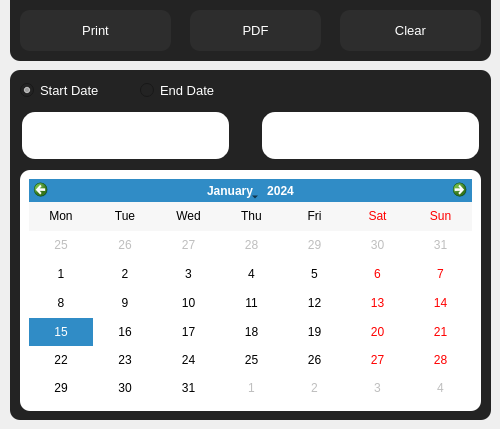
                     <widget class="QFrame" name="bottom">
                      <property name="minimumSize">
                       <size>
                        <width>0</width>
                        <height>300</height>
                       </size>
                      </property>
                      <property name="maximumSize">
                       <size>
                        <width>16777215</width>
                        <height>500</height>
                       </size>
                      </property>
                      <property name="frameShape">
                       <enum>QFrame::NoFrame</enum>
                      </property>
                      <widget class="QFrame" name="frame_6">
                       <property name="geometry">
                        <rect>
                         <x>20</x>
                         <y>170</y>
                         <width>461</width>
                         <height>241</height>
                        </rect>
                       </property>
                       <property name="styleSheet">
                        <string notr="true">QFrame{
	background-color: rgb(255, 255, 255);
	border-radius: 10px;
}</string>
                       </property>
                       <property name="frameShape">
                        <enum>QFrame::NoFrame</enum>
                       </property>
                       <property name="frameShadow">
                        <enum>QFrame::Raised</enum>
                       </property>
                       <layout class="QVBoxLayout" name="verticalLayout_12">
                        <item>
                         <widget class="QCalendarWidget" name="calendarWidget">
                          <property name="verticalHeaderFormat">
                           <enum>QCalendarWidget::NoVerticalHeader</enum>
                          </property>
                          <property name="navigationBarVisible">
                           <bool>true</bool>
                          </property>
                         </widget>
                        </item>
                       </layout>
                      </widget>
                      <widget class="QRadioButton" name="start_date">
                       <property name="geometry">
                        <rect>
                         <x>20</x>
                         <y>80</y>
                         <width>95</width>
                         <height>20</height>
                        </rect>
                       </property>
                       <property name="font">
                        <font>
                         <family>Arial</family>
                         <pointsize>10</pointsize>
                        </font>
                       </property>
                       <property name="styleSheet">
                        <string notr="true">QRadioButton{
	color: rgb(255, 255, 255);
	background-color: rgb(35, 35, 35);
}</string>
                       </property>
                       <property name="text">
                        <string>Start Date</string>
                       </property>
                       <property name="checked">
                        <bool>true</bool>
                       </property>
                      </widget>
                      <widget class="QRadioButton" name="end_date">
                       <property name="geometry">
                        <rect>
                         <x>140</x>
                         <y>80</y>
                         <width>95</width>
                         <height>20</height>
                        </rect>
                       </property>
                       <property name="font">
                        <font>
                         <family>Arial</family>
                         <pointsize>10</pointsize>
                        </font>
                       </property>
                       <property name="styleSheet">
                        <string notr="true">QRadioButton{
	color: rgb(255, 255, 255);
	background-color: rgb(35, 35, 35);
}</string>
                       </property>
                       <property name="text">
                        <string>End Date</string>
                       </property>
                      </widget>
                      <widget class="QLineEdit" name="db_start_date">
                       <property name="geometry">
                        <rect>
                         <x>20</x>
                         <y>110</y>
                         <width>211</width>
                         <height>51</height>
                        </rect>
                       </property>
                       <property name="font">
                        <font>
                         <pointsize>10</pointsize>
                        </font>
                       </property>
                       <property name="styleSheet">
                        <string notr="true">QLineEdit{
	color: rgb(255, 255, 255);
	border: 2px solid  rgb(35, 35, 35);
	border-radius:15px;
	padding-left: 45px;
}

QLineEdit:hover{
	border: 2px solid  rgb(45, 45, 45);
}

QLineEdit:focus{
	border:2px solid rgb(255, 255, 255);
}</string>
                       </property>
                       <property name="placeholderText">
                        <string>Start date?</string>
                       </property>
                       <property name="clearButtonEnabled">
                        <bool>true</bool>
                       </property>
                      </widget>
                      <widget class="QLineEdit" name="db_end_date">
                       <property name="geometry">
                        <rect>
                         <x>260</x>
                         <y>110</y>
                         <width>221</width>
                         <height>51</height>
                        </rect>
                       </property>
                       <property name="font">
                        <font>
                         <pointsize>10</pointsize>
                        </font>
                       </property>
                       <property name="styleSheet">
                        <string notr="true">QLineEdit{
	color: rgb(255, 255, 255);
	border: 2px solid  rgb(35, 35, 35);
	border-radius:15px;
	padding-left: 45px;
}

QLineEdit:hover{
	border: 2px solid  rgb(45, 45, 45);
}

QLineEdit:focus{
	border:2px solid rgb(255, 255, 255);
}</string>
                       </property>
                       <property name="placeholderText">
                        <string>End date?</string>
                       </property>
                       <property name="clearButtonEnabled">
                        <bool>true</bool>
                       </property>
                      </widget>
                      <widget class="QLabel" name="label_25">
                       <property name="geometry">
                        <rect>
                         <x>30</x>
                         <y>120</y>
                         <width>31</width>
                         <height>31</height>
                        </rect>
                       </property>
                       <property name="text">
                        <string/>
                       </property>
                       <property name="pixmap">
                        <pixmap resource="../resource/asset.qrc">:/icons/asset/calendar.svg</pixmap>
                       </property>
                      </widget>
                      <widget class="QLabel" name="label_30">
                       <property name="geometry">
                        <rect>
                         <x>10</x>
                         <y>70</y>
                         <width>481</width>
                         <height>350</height>
                        </rect>
                       </property>
                       <property name="minimumSize">
                        <size>
                         <width>0</width>
                         <height>345</height>
                        </size>
                       </property>
                       <property name="font">
                        <font>
                         <family>Arial</family>
                         <pointsize>11</pointsize>
                         <weight>75</weight>
                         <bold>true</bold>
                        </font>
                       </property>
                       <property name="styleSheet">
                        <string notr="true">QLabel{
	color: rgb(255, 255, 255);
	background-color: rgb(35, 35, 35);
	border-radius: 10px;
	padding-left:10px;
}</string>
                       </property>
                       <property name="text">
                        <string/>
                       </property>
                       <property name="alignment">
                        <set>Qt::AlignLeading|Qt::AlignLeft|Qt::AlignVCenter</set>
                       </property>
                      </widget>
                      <widget class="QPushButton" name="btn_reload">
                       <property name="geometry">
                        <rect>
                         <x>340</x>
                         <y>10</y>
                         <width>141</width>
                         <height>41</height>
                        </rect>
                       </property>
                       <property name="font">
                        <font>
                         <pointsize>10</pointsize>
                        </font>
                       </property>
                       <property name="styleSheet">
                        <string notr="true">QPushButton{
	color: rgb(255, 255, 255);
	background-color: rgb(45, 45, 45);
	border:none;
	border-radius: 10px;
}

QPushButton:pressed{
	border: 2px solid rgb(255,255,255);	
}

QPushButton:hover{
	border-radius: 20px;
}</string>
                       </property>
                       <property name="text">
                        <string>Clear</string>
                       </property>
                       <property name="icon">
                        <iconset resource="../resource/asset.qrc">
                         <normaloff>:/icons/asset/refresh-cw.svg</normaloff>:/icons/asset/refresh-cw.svg</iconset>
                       </property>
                       <property name="iconSize">
                        <size>
                         <width>30</width>
                         <height>30</height>
                        </size>
                       </property>
                       <property name="flat">
                        <bool>true</bool>
                       </property>
                      </widget>
                      <widget class="QPushButton" name="btn_print">
                       <property name="geometry">
                        <rect>
                         <x>20</x>
                         <y>10</y>
                         <width>151</width>
                         <height>41</height>
                        </rect>
                       </property>
                       <property name="font">
                        <font>
                         <pointsize>10</pointsize>
                        </font>
                       </property>
                       <property name="styleSheet">
                        <string notr="true">QPushButton{
	color: rgb(255, 255, 255);
	background-color: rgb(45, 45, 45);
	border:none;
	border-radius: 10px;
}

QPushButton:hover{
	border-radius: 20px;
}

QPushButton:pressed{
	border: 2px solid rgb(255,255,255);	
}</string>
                       </property>
                       <property name="text">
                        <string>Print</string>
                       </property>
                       <property name="icon">
                        <iconset resource="../resource/asset.qrc">
                         <normaloff>:/icons/asset/printer.svg</normaloff>:/icons/asset/printer.svg</iconset>
                       </property>
                       <property name="iconSize">
                        <size>
                         <width>30</width>
                         <height>30</height>
                        </size>
                       </property>
                       <property name="flat">
                        <bool>true</bool>
                       </property>
                      </widget>
                      <widget class="QPushButton" name="btn_dump_csv">
                       <property name="geometry">
                        <rect>
                         <x>190</x>
                         <y>10</y>
                         <width>131</width>
                         <height>41</height>
                        </rect>
                       </property>
                       <property name="font">
                        <font>
                         <pointsize>10</pointsize>
                        </font>
                       </property>
                       <property name="styleSheet">
                        <string notr="true">QPushButton{
	color: rgb(255, 255, 255);
	background-color: rgb(45, 45, 45);
	border:none;
	border-radius: 10px;
}

QPushButton:pressed{
	border: 2px solid rgb(255,255,255);	
}

QPushButton:hover{
	border-radius: 20px;
}</string>
                       </property>
                       <property name="text">
                        <string>PDF</string>
                       </property>
                       <property name="icon">
                        <iconset resource="../resource/asset.qrc">
                         <normaloff>:/icons/asset/file.svg</normaloff>:/icons/asset/file.svg</iconset>
                       </property>
                       <property name="iconSize">
                        <size>
                         <width>30</width>
                         <height>30</height>
                        </size>
                       </property>
                       <property name="flat">
                        <bool>true</bool>
                       </property>
                      </widget>
                      <widget class="QLabel" name="label_26">
                       <property name="geometry">
                        <rect>
                         <x>270</x>
                         <y>120</y>
                         <width>31</width>
                         <height>31</height>
                        </rect>
                       </property>
                       <property name="text">
                        <string/>
                       </property>
                       <property name="pixmap">
                        <pixmap resource="../resource/asset.qrc">:/icons/asset/calendar.svg</pixmap>
                       </property>
                      </widget>
                      <widget class="QLabel" name="label_40">
                       <property name="geometry">
                        <rect>
                         <x>10</x>
                         <y>-10</y>
                         <width>481</width>
                         <height>71</height>
                        </rect>
                       </property>
                       <property name="font">
                        <font>
                         <family>Arial</family>
                         <pointsize>11</pointsize>
                         <weight>75</weight>
                         <bold>true</bold>
                        </font>
                       </property>
                       <property name="styleSheet">
                        <string notr="true">QLabel{
	color: rgb(255, 255, 255);
	background-color: rgb(35, 35, 35);
	border-radius: 10px;
	padding-left:10px;
}</string>
                       </property>
                       <property name="text">
                        <string/>
                       </property>
                       <property name="alignment">
                        <set>Qt::AlignLeading|Qt::AlignLeft|Qt::AlignVCenter</set>
                       </property>
                      </widget>
                      <zorder>label_40</zorder>
                      <zorder>label_30</zorder>
                      <zorder>frame_6</zorder>
                      <zorder>start_date</zorder>
                      <zorder>end_date</zorder>
                      <zorder>db_start_date</zorder>
                      <zorder>label_25</zorder>
                      <zorder>db_end_date</zorder>
                      <zorder>btn_reload</zorder>
                      <zorder>btn_print</zorder>
                      <zorder>btn_dump_csv</zorder>
                      <zorder>label_26</zorder>
                     </widget>
